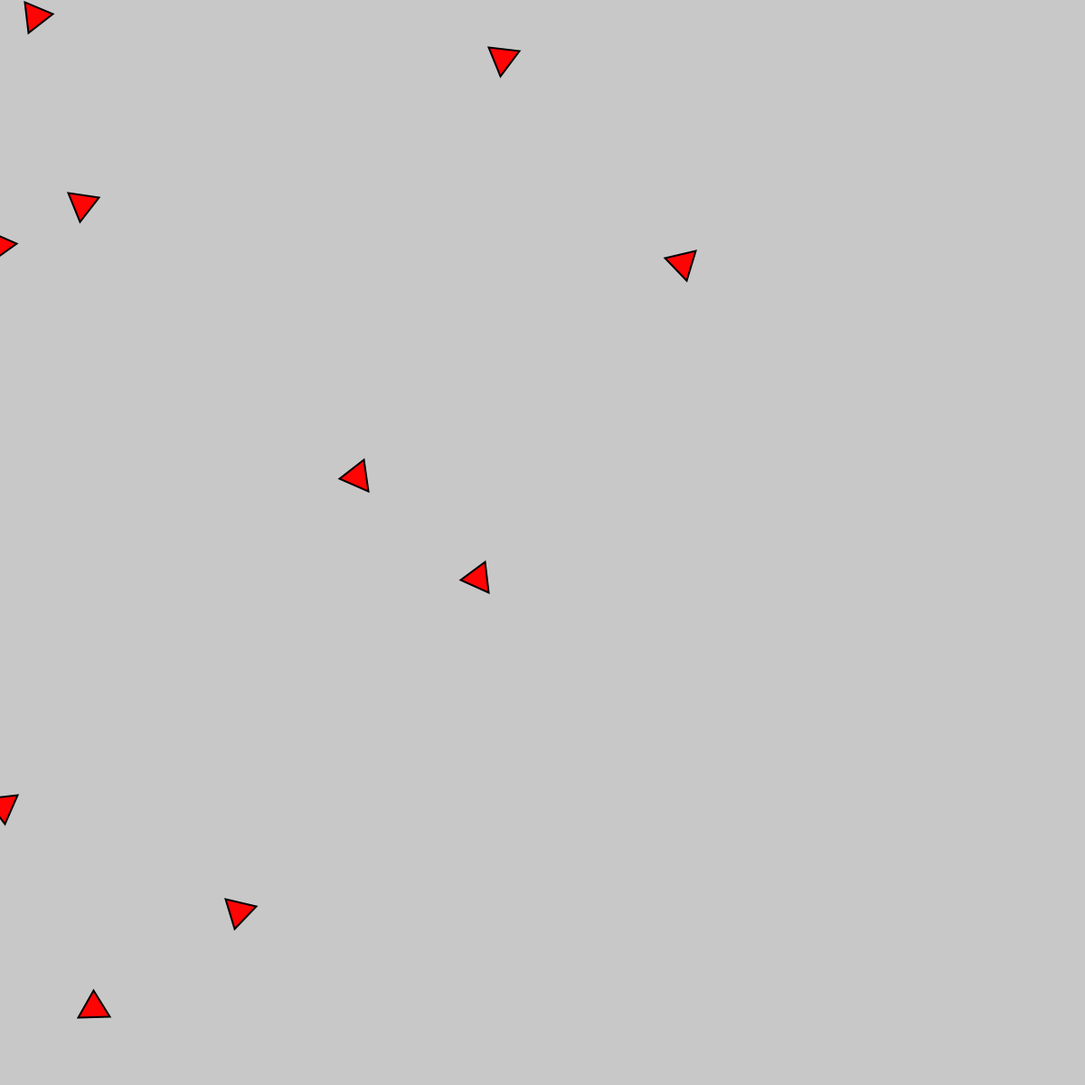
Frame 1 (no input)
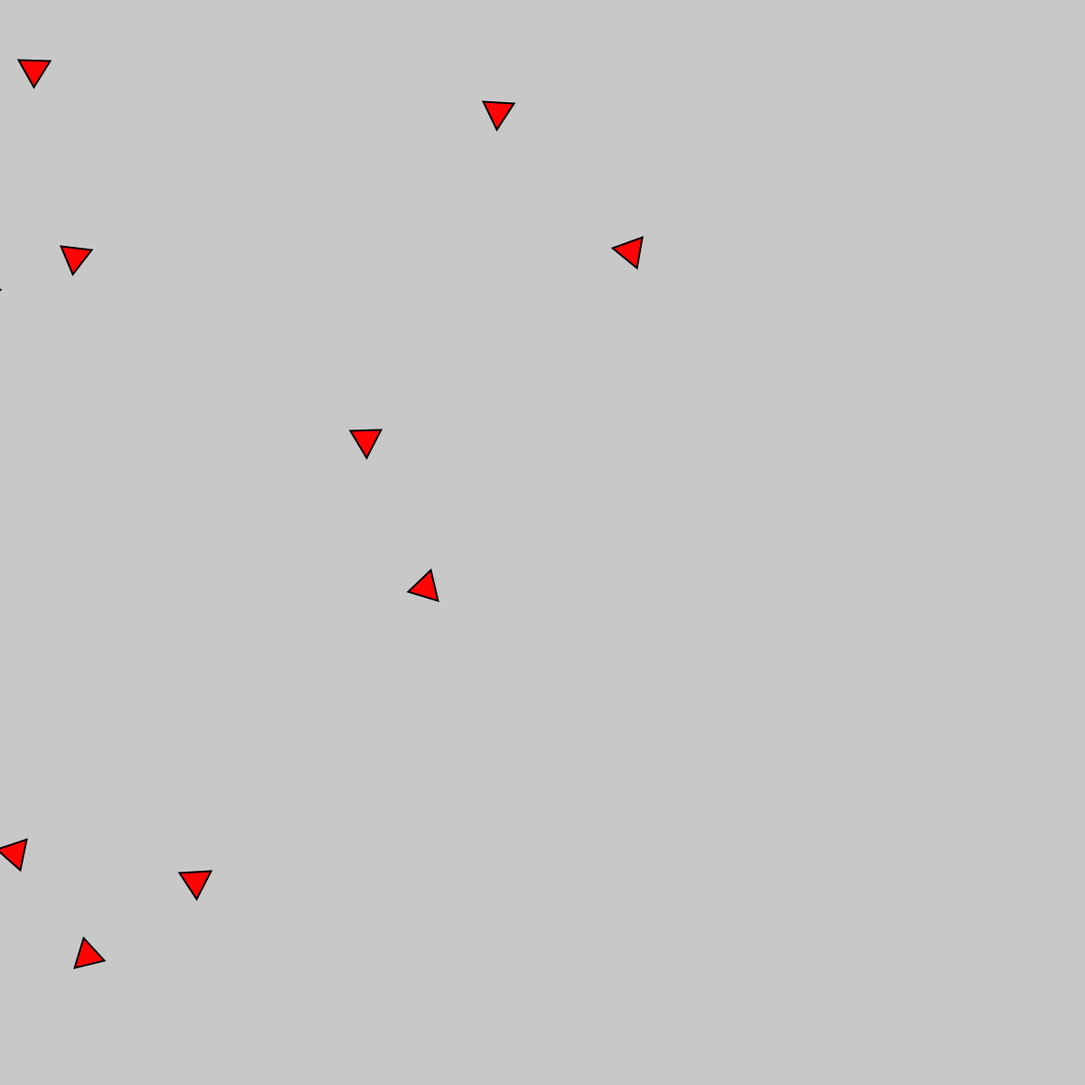
Frame 60 (the mouse pressed at the canvas centre just before this capture)
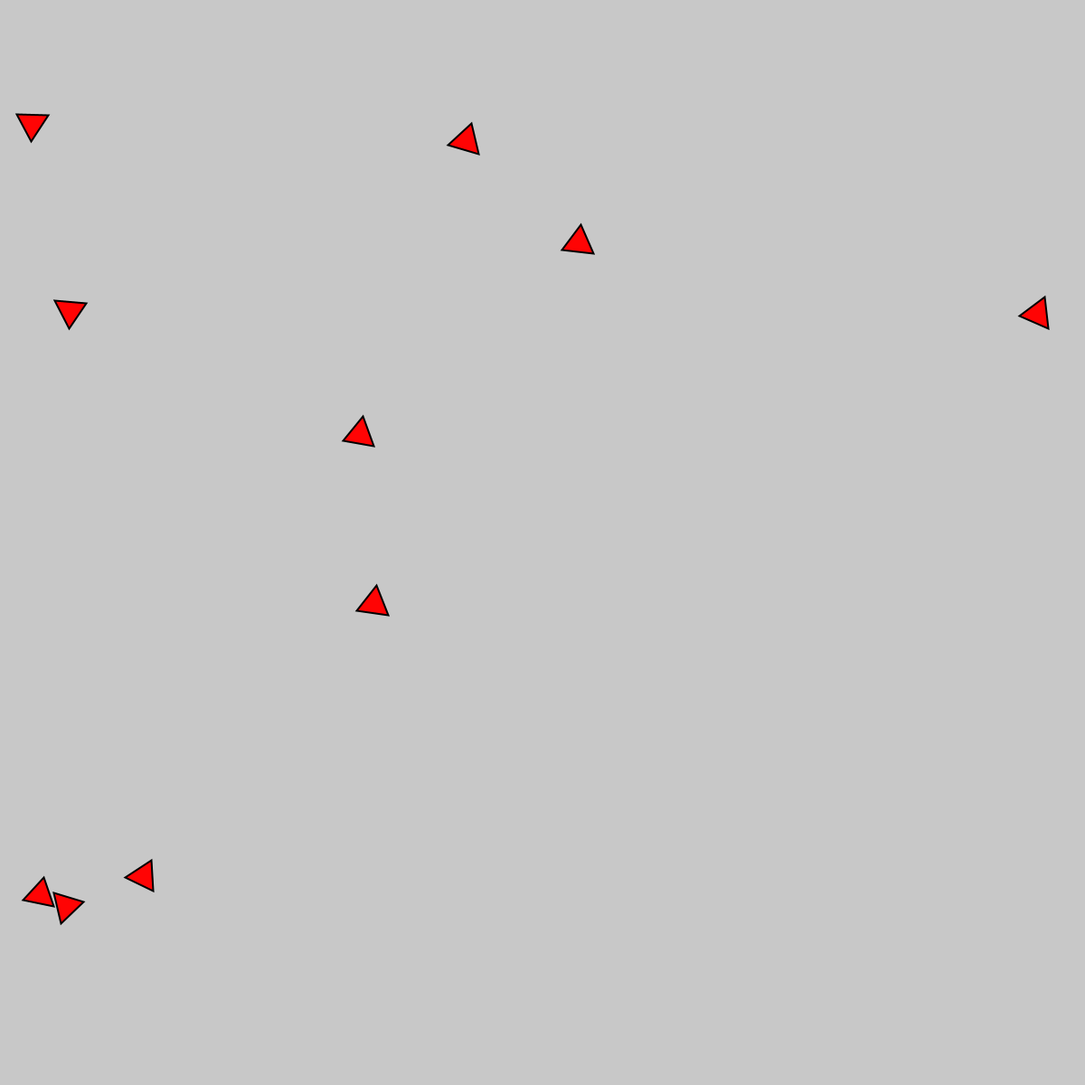
Frame 120 (the mouse held since frame 60 and released just before this capture)

The Processing sketch that drew these frames (run headless with seeded random() and noise(); from frame 60 on, the mouse is pressed at the canvas centre):

// Processing sketch: Bots
// ── Bots.pde
ArrayList<Bot> bots; //<>//

void setup() {
  size(1200, 1200);
  colorMode(HSB);
  strokeWeight(2);
  generate();
}

void draw() {
  background(200);
  for (Bot b : bots) {
    b.update();
    b.display();
  }
}

void generate() {
  bots = new ArrayList<Bot>();

  for (int i = 0; i < 10; i++) {
    bots.add(new Bot(new PVector(random(width), random(height))));
  }
}

PVector copyVector(PVector v) {
  return new PVector(v.x, v.y);
}

void mousePressed() {
}

class Bot {
  float rotation, r;
  int angles;
  PVector pos;
  PVector dir;

  Bot(PVector pos) {
    rotation = random(1);
    dir = new PVector(1, 1);
    r = 20;
    this.pos = pos;
    angles = 3;
  }

  void update() {
    Bot closest = findClosest();
    if (PVector.dist(pos, closest.pos) > r) {
      calcDir(closest.pos, pos);
    }
    dir.normalize();
    PVector ve = copyVector(dir);
    ve.rotate(rotation);
    pos.add(ve);
    if (pos.x > width) pos.x -= width;
    if (pos.y > height) pos.y -= height;
    if (pos.x < 0) pos.x += width;
    if (pos.y < 0) pos.y += height;

    if (rotation > TWO_PI) {
      rotation = 0;
    }
  }

  void calcDir(PVector to, PVector from) {
    dir = copyVector(to);
    dir.sub(from);
  }

  void display() {
    if (angles < 2) return;
    fill(0, 250, 255);
    pushMatrix();
    translate(pos.x - r, pos.y - r);
    rotate(rotation);
    beginShape();
    for (int i = 0; i < angles; i++) {
      PVector v1 = copyVector(dir);
      v1.mult(r);
      v1.rotate(TWO_PI/angles*i);
      vertex(v1.x, v1.y);
    }
    endShape(CLOSE);
    popMatrix();
  }

  Bot findClosest() {
    Bot closest = bots.get(0);

    while (closest == this) {
      closest = bots.get(floor(random(bots.size() - 1)));
    }

    for (Bot bot : bots) {
      float dist = PVector.dist(pos, bot.pos);
      if (dist > width / 2) dist -= width / 2;
      if (bot != this && dist < PVector.dist(pos, closest.pos) && dist > r) {
        closest = bot;
      }
    }
    return closest;
  }
}
